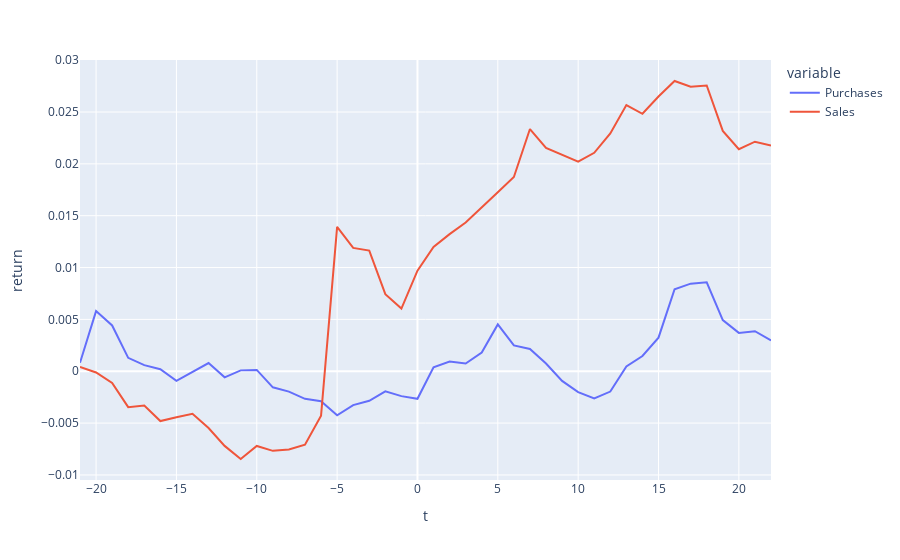

Notebook code for this chart:
### Code cell
def cumulative_returns_avg_by_ticker(tr_type):
    daily = daily_returns[daily_returns['type'] == tr_type].drop(columns=['type', 'amount'])
    cumulative = daily.copy()
    cumulative.iloc[:,:-1] = (daily.iloc[:,:-1]+1).cumprod(axis=1)
    return cumulative.groupby('ticker').mean().mean() - 1

df = pd.DataFrame({"Purchases": cumulative_returns_avg_by_ticker('Purchase'), "Sales": cumulative_returns_avg_by_ticker('Sale')})
px.line(df, labels={"index":"t", "value": "return"})

### Figure 1 — Plotly figure (JSON) as saved in the notebook; plotly's stock layout.template omitted (floating-point values rounded to 4 significant figures)
{"data": [{"hovertemplate": "variable=Purchases<br>t=%{x}<br>return=%{y}<extra></extra>", "legendgroup": "Purchases", "line": {"color": "#636efa", "dash": "solid"}, "mode": "lines", "name": "Purchases", "orientation": "v", "showlegend": true, "type": "scatter", "x": [-21, -20, -19, -18, -17, -16, -15, -14, -13, -12, -11, -10, -9, -8, -7, -6, -5, -4, -3, -2, -1, 0, 1, 2, 3, 4, 5, 6, 7, 8, 9, 10, 11, 12, 13, 14, 15, 16, 17, 18, 19, 20, 21, 22], "xaxis": "x", "y": [0.0008185, 0.005801, 0.004414, 0.001294, 0.0005933, 0.0001998, -0.0009209, -9.662e-05, 0.0007932, -0.0005849, 8.424e-05, 0.000126, -0.001552, -0.001967, -0.00266, -0.002889, -0.004243, -0.003269, -0.002845, -0.001931, -0.002401, -0.002659, 0.0003917, 0.0009273, 0.0007395, 0.00181, 0.004516, 0.002493, 0.002152, 0.000744, -0.0009327, -0.002013, -0.002612, -0.001959, 0.0004645, 0.001469, 0.003239, 0.00791, 0.008449, 0.008573, 0.004939, 0.003699, 0.003857, 0.002968], "yaxis": "y"}, {"hovertemplate": "variable=Sales<br>t=%{x}<br>return=%{y}<extra></extra>", "legendgroup": "Sales", "line": {"color": "#EF553B", "dash": "solid"}, "mode": "lines", "name": "Sales", "orientation": "v", "showlegend": true, "type": "scatter", "x": [-21, -20, -19, -18, -17, -16, -15, -14, -13, -12, -11, -10, -9, -8, -7, -6, -5, -4, -3, -2, -1, 0, 1, 2, 3, 4, 5, 6, 7, 8, 9, 10, 11, 12, 13, 14, 15, 16, 17, 18, 19, 20, 21, 22], "xaxis": "x", "y": [0.0004232, -0.0001149, -0.001137, -0.00346, -0.003312, -0.004805, -0.004434, -0.0041, -0.005478, -0.007199, -0.008463, -0.007205, -0.007678, -0.007536, -0.007088, -0.004279, 0.01392, 0.0119, 0.01164, 0.007432, 0.006047, 0.009697, 0.01199, 0.01323, 0.01434, 0.01577, 0.01726, 0.01873, 0.02336, 0.02153, 0.02086, 0.02022, 0.02107, 0.02293, 0.02567, 0.02483, 0.0265, 0.02799, 0.02745, 0.02755, 0.02318, 0.02141, 0.02214, 0.02177], "yaxis": "y"}], "layout": {"legend": {"title": {"text": "variable"}, "tracegroupgap": 0}, "margin": {"t": 60}, "xaxis": {"anchor": "y", "domain": [0, 1], "title": {"text": "t"}}, "yaxis": {"anchor": "x", "domain": [0, 1], "title": {"text": "return"}}}}
